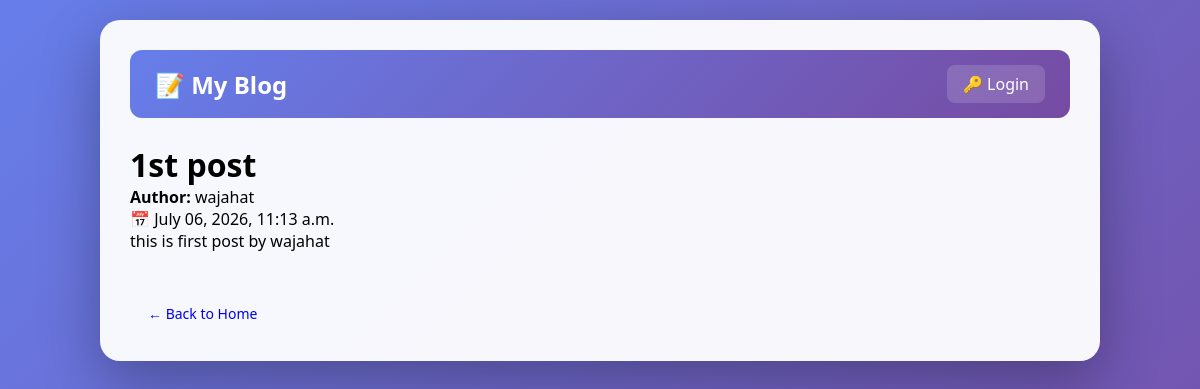
The app's page /post/1/ with its own data.
### posts/models.py (models this page shows, shortened)
class Post(models.Model):
    title = models.CharField(max_length=200)
    content = models.TextField()
    author=models.ForeignKey(User,on_delete=models.CASCADE,related_name='posts',null=True,blank=True)
    created_at = models.DateTimeField(auto_now_add=True)

### posts/views.py (the view)
# urls.py: path('post/<int:pk>/', PostDetailView.as_view(), name='detail'),
class PostDetailView(DetailView): #1 post
    model=Post
    template_name='posts/detail.html'
    context_object_name='post'

### blogproj/posts/templates/posts/detail.html (shortened to what this page needs)
{% extends 'posts/base.html' %}
{% block content %}
    <h1>{{ post.title }}</h1>
    <p><strong>Author:</strong> {{ post.author.username }}</p>
    <p class="meta">📅 {{ post.created_at|date:"F d, Y, h:i a" }}</p>
    <p>{{ post.content|linebreaks }}</p>
    <br><br>
    <a href="{% url 'home' %}" class="btn">← Back to Home</a>
{% endblock %}

### posts/static/posts/style.css (style rules this page uses)
* { margin: 0; padding: 0; box-sizing: border-box; }
body { font-family: 'Segoe UI', Tahoma, Geneva, Verdana, sans-serif; background: linear-gradient(135deg, #667eea 0%, #764ba2 100%); min-height: 100vh; padding: 20px; }
.btn { display: inline-block; padding: 8px 18px; border: none; border-radius: 8px; text-decoration: none; font-weight: 500; font-size: 14px; cursor: pointer; transition: all 0.3s; }

### records on screen
Post: title "1st post", author.username "wajahat", created_at "July 06, 2026, 11:13 a.m.", content "this is first post by wajahat"
